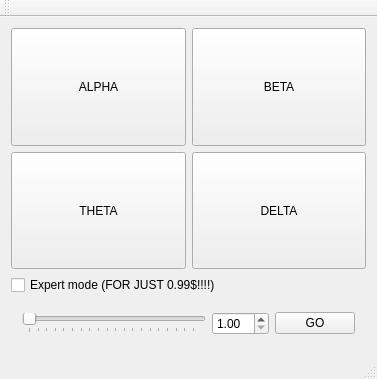
<?xml version="1.0" encoding="UTF-8"?>
<ui version="4.0">
 <class>MainWindow</class>
 <widget class="QMainWindow" name="MainWindow">
  <property name="geometry">
   <rect>
    <x>0</x>
    <y>0</y>
    <width>377</width>
    <height>379</height>
   </rect>
  </property>
  <property name="windowTitle">
   <string>MainWindow</string>
  </property>
  <widget class="QWidget" name="centralWidget">
   <layout class="QGridLayout" name="gridLayout_2">
    <item row="0" column="1">
     <widget class="QPushButton" name="beta">
      <property name="sizePolicy">
       <sizepolicy hsizetype="Minimum" vsizetype="Expanding">
        <horstretch>0</horstretch>
        <verstretch>0</verstretch>
       </sizepolicy>
      </property>
      <property name="text">
       <string>BETA</string>
      </property>
     </widget>
    </item>
    <item row="2" column="1">
     <widget class="QPushButton" name="delta">
      <property name="sizePolicy">
       <sizepolicy hsizetype="Minimum" vsizetype="Expanding">
        <horstretch>0</horstretch>
        <verstretch>0</verstretch>
       </sizepolicy>
      </property>
      <property name="text">
       <string>DELTA</string>
      </property>
     </widget>
    </item>
    <item row="0" column="0">
     <widget class="QPushButton" name="alpha">
      <property name="sizePolicy">
       <sizepolicy hsizetype="Minimum" vsizetype="Expanding">
        <horstretch>0</horstretch>
        <verstretch>0</verstretch>
       </sizepolicy>
      </property>
      <property name="text">
       <string>ALPHA</string>
      </property>
     </widget>
    </item>
    <item row="2" column="0">
     <widget class="QPushButton" name="theta">
      <property name="sizePolicy">
       <sizepolicy hsizetype="Minimum" vsizetype="Expanding">
        <horstretch>0</horstretch>
        <verstretch>0</verstretch>
       </sizepolicy>
      </property>
      <property name="text">
       <string>THETA</string>
      </property>
     </widget>
    </item>
    <item row="5" column="0" colspan="2">
     <widget class="QWidget" name="expertPanel" native="true">
      <layout class="QHBoxLayout" name="horizontalLayout">
       <item>
        <layout class="QGridLayout" name="expertLayout">
         <item row="0" column="0">
          <widget class="QSlider" name="hzSlider">
           <property name="minimum">
            <number>1</number>
           </property>
           <property name="orientation">
            <enum>Qt::Horizontal</enum>
           </property>
           <property name="tickPosition">
            <enum>QSlider::TicksBelow</enum>
           </property>
           <property name="tickInterval">
            <number>5</number>
           </property>
          </widget>
         </item>
         <item row="0" column="1">
          <widget class="QDoubleSpinBox" name="hzSpin">
           <property name="minimum">
            <double>1.000000000000000</double>
           </property>
          </widget>
         </item>
         <item row="0" column="2">
          <widget class="QPushButton" name="custom">
           <property name="text">
            <string>GO</string>
           </property>
          </widget>
         </item>
        </layout>
       </item>
      </layout>
     </widget>
    </item>
    <item row="4" column="0" colspan="2">
     <widget class="QCheckBox" name="expertBox">
      <property name="text">
       <string>Expert mode (FOR JUST 0.99$!!!!)</string>
      </property>
     </widget>
    </item>
   </layout>
  </widget>
  <widget class="QMenuBar" name="menuBar">
   <property name="geometry">
    <rect>
     <x>0</x>
     <y>0</y>
     <width>377</width>
     <height>21</height>
    </rect>
   </property>
  </widget>
  <widget class="QToolBar" name="mainToolBar">
   <attribute name="toolBarArea">
    <enum>TopToolBarArea</enum>
   </attribute>
   <attribute name="toolBarBreak">
    <bool>false</bool>
   </attribute>
  </widget>
  <widget class="QStatusBar" name="statusBar"/>
 </widget>
 <layoutdefault spacing="6" margin="11"/>
 <resources/>
 <connections/>
</ui>
